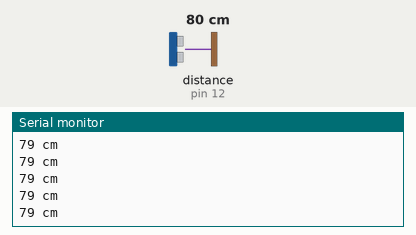
Simulated run of this sketch. Board: Arduino Uno, built with avr-gcc and run on an emulated ATmega328P. Shown: the last lines printed to the serial monitor. Wiring (inferred from the names in the program): ultrasonic range finder: trigger pin 11; echo pin 12. The inputs (shaded band) are chosen by the test bench; at power-on: distance to the obstacle (sensor on pin 12) 80 cm. The echo pulse lasts 58.3 µs per cm.

Above: at 1.2 s.
1.3 s: distance to the obstacle (sensor on pin 12) set to 2 cm
At 1.38 s:
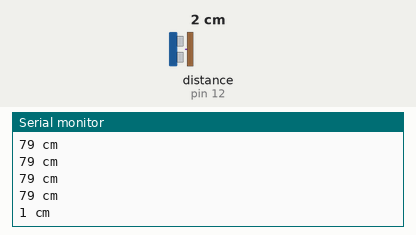
2.8 s: distance to the obstacle (sensor on pin 12) set to 4 cm
At 2.89 s:
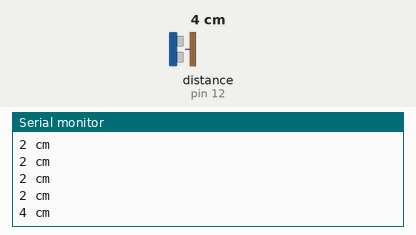
Timing chart, 0 to 5.8 s (numbered marks = the images above; inputs shaded):
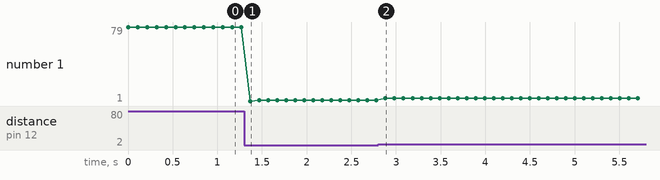

The sketch:

20_UltraSonic_cntl.ino
```cpp
const int trig_pin = 11;
const int echo_pin = 12;

void setup() {
  pinMode(trig_pin, OUTPUT);
  pinMode(echo_pin, INPUT);

  Serial.begin(115200);
}

void loop() {
  digitalWrite(trig_pin, LOW);
  delayMicroseconds(2);
  digitalWrite(trig_pin, HIGH);
  delayMicroseconds(10);
  digitalWrite(trig_pin, LOW);

  long duration = pulseIn(echo_pin, HIGH);
  long distance = (duration / 2) / 29.1;

  Serial.print(distance);
  Serial.println(" cm");
  delay(100);
}
```

Measured:
- after the input at 1.3 s, the serial monitor: prints a new line after 0.07 s (image 1)
- after the input at 2.8 s, the serial monitor: prints a new line after 0.08 s (image 2)
- plotted number 1: 79 → 2 after the input at 1.3 s, 2 → 4 after the input at 2.8 s
